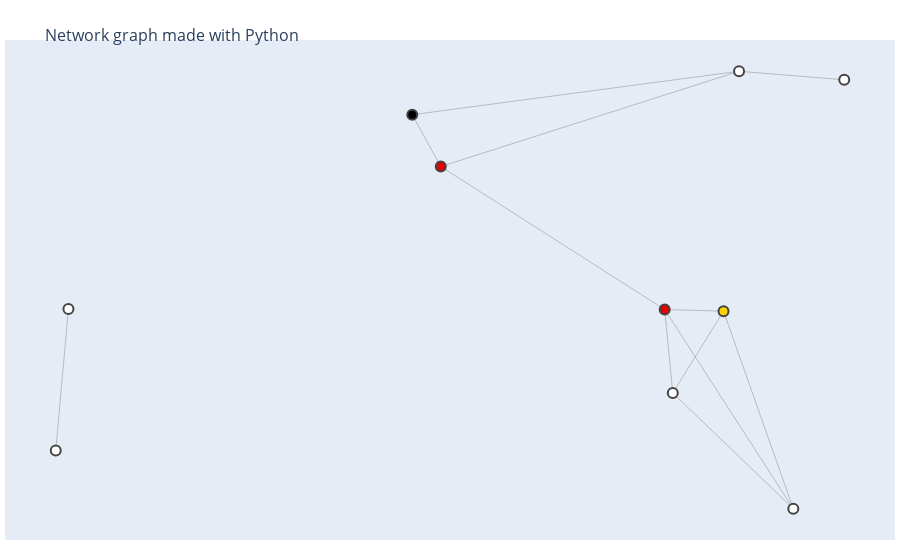

Notebook cell for this chart:
### Code cell
start = 7
goal = 1
planner = PathPlanner(map_10, start, goal)
show_map(map_10,start, goal, planner.path)
print(f"minimum cost to reach from {start} to {goal} = {planner.cost :0.4f}")
print(f"Path: {planner.path}")

### Figure 1 — Plotly figure (JSON) as saved in the notebook; plotly's stock layout.template omitted (floating-point values rounded to 4 significant figures)
{"data": [{"hoverinfo": "none", "line": {"color": "#888", "width": 0.5}, "mode": "lines", "type": "scatter", "x": [0.7799, 0.4625, null, 0.7799, 0.882, null, 0.7799, 0.4902, null, 0.7648, 0.8326, null, 0.7648, 0.7077, null, 0.7648, 0.7155, null, 0.7155, 0.8326, null, 0.7155, 0.7077, null, 0.7077, 0.4902, null, 0.7077, 0.8326, null, 0.4902, 0.4625, null, 0.1162, 0.1285, null], "y": [0.6923, 0.6258, null, 0.6923, 0.6792, null, 0.6923, 0.5465, null, 0.3253, 0.02311, null, 0.3253, 0.3278, null, 0.3253, 0.2003, null, 0.2003, 0.02311, null, 0.2003, 0.3278, null, 0.3278, 0.5465, null, 0.3278, 0.02311, null, 0.5465, 0.6258, null, 0.1124, 0.3286, null]}, {"hoverinfo": "text", "marker": {"color": [0, 1, 0, 2, 0, 2, 0, 3, 0, 0], "colorbar": {"thickness": 15, "title": {"side": "right", "text": "Node Connections"}, "xanchor": "left"}, "colorscale": [[0, "rgb(0,0,0)"], [0.3333, "rgb(230,0,0)"], [0.6667, "rgb(255,210,0)"], [1, "rgb(255,255,255)"]], "line": {"width": 2}, "reversescale": true, "showscale": false, "size": 10}, "mode": "markers", "text": ["Intersection 0", "Intersection 1", "Intersection 2", "Intersection 3", "Intersection 4", "Intersection 5", "Intersection 6", "Intersection 7", "Intersection 8", "Intersection 9"], "type": "scatter", "x": [0.7799, 0.7648, 0.7155, 0.7077, 0.8326, 0.4902, 0.882, 0.4625, 0.1162, 0.1285], "y": [0.6923, 0.3253, 0.2003, 0.3278, 0.02311, 0.5465, 0.6792, 0.6258, 0.1124, 0.3286]}], "layout": {"hovermode": "closest", "margin": {"b": 20, "l": 5, "r": 5, "t": 40}, "showlegend": false, "title": {"font": {"size": 16}, "text": "<br>Network graph made with Python"}, "xaxis": {"showgrid": false, "showticklabels": false, "zeroline": false}, "yaxis": {"showgrid": false, "showticklabels": false, "zeroline": false}}}
